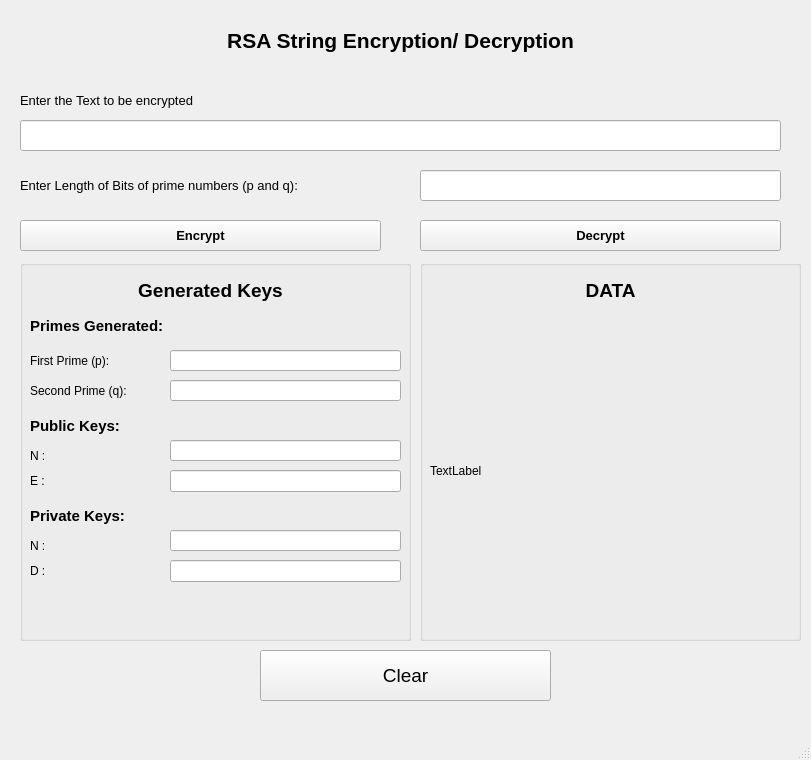
<?xml version="1.0" encoding="UTF-8"?>
<ui version="4.0">
 <class>MainWindow</class>
 <widget class="QMainWindow" name="MainWindow">
  <property name="geometry">
   <rect>
    <x>0</x>
    <y>0</y>
    <width>811</width>
    <height>760</height>
   </rect>
  </property>
  <property name="windowTitle">
   <string>MainWindow</string>
  </property>
  <widget class="QWidget" name="centralwidget">
   <widget class="QLabel" name="mainHead">
    <property name="geometry">
     <rect>
      <x>110</x>
      <y>10</y>
      <width>581</width>
      <height>61</height>
     </rect>
    </property>
    <property name="font">
     <font>
      <pointsize>16</pointsize>
      <weight>75</weight>
      <bold>true</bold>
     </font>
    </property>
    <property name="text">
     <string>RSA String Encryption/ Decryption</string>
    </property>
    <property name="alignment">
     <set>Qt::AlignCenter</set>
    </property>
   </widget>
   <widget class="QLabel" name="label1">
    <property name="geometry">
     <rect>
      <x>20</x>
      <y>80</y>
      <width>781</width>
      <height>41</height>
     </rect>
    </property>
    <property name="font">
     <font>
      <pointsize>10</pointsize>
     </font>
    </property>
    <property name="text">
     <string>Enter the Text to be encrypted</string>
    </property>
   </widget>
   <widget class="QLineEdit" name="imageInput">
    <property name="geometry">
     <rect>
      <x>20</x>
      <y>120</y>
      <width>761</width>
      <height>31</height>
     </rect>
    </property>
   </widget>
   <widget class="QLabel" name="label2">
    <property name="geometry">
     <rect>
      <x>20</x>
      <y>160</y>
      <width>371</width>
      <height>51</height>
     </rect>
    </property>
    <property name="font">
     <font>
      <pointsize>10</pointsize>
     </font>
    </property>
    <property name="text">
     <string>Enter Length of Bits of prime numbers (p and q): </string>
    </property>
   </widget>
   <widget class="QGroupBox" name="groupBox">
    <property name="geometry">
     <rect>
      <x>20</x>
      <y>260</y>
      <width>391</width>
      <height>381</height>
     </rect>
    </property>
    <property name="title">
     <string/>
    </property>
    <widget class="QLabel" name="label">
     <property name="geometry">
      <rect>
       <x>10</x>
       <y>10</y>
       <width>361</width>
       <height>41</height>
      </rect>
     </property>
     <property name="font">
      <font>
       <pointsize>14</pointsize>
       <weight>75</weight>
       <bold>true</bold>
      </font>
     </property>
     <property name="text">
      <string>Generated Keys</string>
     </property>
     <property name="alignment">
      <set>Qt::AlignCenter</set>
     </property>
    </widget>
    <widget class="QLabel" name="label_2">
     <property name="geometry">
      <rect>
       <x>10</x>
       <y>50</y>
       <width>171</width>
       <height>31</height>
      </rect>
     </property>
     <property name="font">
      <font>
       <pointsize>11</pointsize>
       <weight>75</weight>
       <bold>true</bold>
      </font>
     </property>
     <property name="text">
      <string>Primes Generated:</string>
     </property>
    </widget>
    <widget class="QLabel" name="label_3">
     <property name="geometry">
      <rect>
       <x>10</x>
       <y>80</y>
       <width>131</width>
       <height>41</height>
      </rect>
     </property>
     <property name="font">
      <font>
       <pointsize>9</pointsize>
      </font>
     </property>
     <property name="text">
      <string>First Prime (p):</string>
     </property>
    </widget>
    <widget class="QLabel" name="label_4">
     <property name="geometry">
      <rect>
       <x>10</x>
       <y>110</y>
       <width>131</width>
       <height>41</height>
      </rect>
     </property>
     <property name="font">
      <font>
       <pointsize>9</pointsize>
      </font>
     </property>
     <property name="text">
      <string>Second Prime (q):</string>
     </property>
    </widget>
    <widget class="QLineEdit" name="p_show">
     <property name="geometry">
      <rect>
       <x>150</x>
       <y>90</y>
       <width>231</width>
       <height>21</height>
      </rect>
     </property>
    </widget>
    <widget class="QLineEdit" name="q_show">
     <property name="geometry">
      <rect>
       <x>150</x>
       <y>120</y>
       <width>231</width>
       <height>21</height>
      </rect>
     </property>
    </widget>
    <widget class="QLabel" name="label_5">
     <property name="geometry">
      <rect>
       <x>10</x>
       <y>150</y>
       <width>171</width>
       <height>31</height>
      </rect>
     </property>
     <property name="font">
      <font>
       <pointsize>11</pointsize>
       <weight>75</weight>
       <bold>true</bold>
      </font>
     </property>
     <property name="text">
      <string>Public Keys:</string>
     </property>
    </widget>
    <widget class="QLabel" name="label_6">
     <property name="geometry">
      <rect>
       <x>10</x>
       <y>180</y>
       <width>91</width>
       <height>31</height>
      </rect>
     </property>
     <property name="font">
      <font>
       <pointsize>9</pointsize>
      </font>
     </property>
     <property name="text">
      <string>N :</string>
     </property>
    </widget>
    <widget class="QLineEdit" name="n_show_1">
     <property name="geometry">
      <rect>
       <x>150</x>
       <y>180</y>
       <width>231</width>
       <height>21</height>
      </rect>
     </property>
    </widget>
    <widget class="QLabel" name="label_7">
     <property name="geometry">
      <rect>
       <x>10</x>
       <y>210</y>
       <width>55</width>
       <height>21</height>
      </rect>
     </property>
     <property name="font">
      <font>
       <pointsize>9</pointsize>
      </font>
     </property>
     <property name="text">
      <string>E :</string>
     </property>
    </widget>
    <widget class="QLineEdit" name="e_show">
     <property name="geometry">
      <rect>
       <x>150</x>
       <y>210</y>
       <width>231</width>
       <height>22</height>
      </rect>
     </property>
    </widget>
    <widget class="QLabel" name="label_8">
     <property name="geometry">
      <rect>
       <x>10</x>
       <y>240</y>
       <width>171</width>
       <height>31</height>
      </rect>
     </property>
     <property name="font">
      <font>
       <pointsize>11</pointsize>
       <weight>75</weight>
       <bold>true</bold>
      </font>
     </property>
     <property name="text">
      <string>Private Keys:</string>
     </property>
    </widget>
    <widget class="QLabel" name="label_9">
     <property name="geometry">
      <rect>
       <x>10</x>
       <y>270</y>
       <width>91</width>
       <height>31</height>
      </rect>
     </property>
     <property name="font">
      <font>
       <pointsize>9</pointsize>
      </font>
     </property>
     <property name="text">
      <string>N :</string>
     </property>
    </widget>
    <widget class="QLineEdit" name="n_show">
     <property name="geometry">
      <rect>
       <x>150</x>
       <y>270</y>
       <width>231</width>
       <height>21</height>
      </rect>
     </property>
    </widget>
    <widget class="QLabel" name="label_10">
     <property name="geometry">
      <rect>
       <x>10</x>
       <y>300</y>
       <width>55</width>
       <height>21</height>
      </rect>
     </property>
     <property name="font">
      <font>
       <pointsize>9</pointsize>
      </font>
     </property>
     <property name="text">
      <string>D :</string>
     </property>
    </widget>
    <widget class="QLineEdit" name="d_show">
     <property name="geometry">
      <rect>
       <x>150</x>
       <y>300</y>
       <width>231</width>
       <height>22</height>
      </rect>
     </property>
    </widget>
   </widget>
   <widget class="QPushButton" name="encryptBtn">
    <property name="geometry">
     <rect>
      <x>20</x>
      <y>220</y>
      <width>361</width>
      <height>31</height>
     </rect>
    </property>
    <property name="font">
     <font>
      <pointsize>10</pointsize>
      <weight>75</weight>
      <bold>true</bold>
     </font>
    </property>
    <property name="cursor">
     <cursorShape>ArrowCursor</cursorShape>
    </property>
    <property name="text">
     <string>Encrypt</string>
    </property>
    <property name="autoDefault">
     <bool>false</bool>
    </property>
   </widget>
   <widget class="QPushButton" name="decryptBtn">
    <property name="geometry">
     <rect>
      <x>420</x>
      <y>220</y>
      <width>361</width>
      <height>31</height>
     </rect>
    </property>
    <property name="font">
     <font>
      <pointsize>10</pointsize>
      <weight>75</weight>
      <bold>true</bold>
     </font>
    </property>
    <property name="text">
     <string>Decrypt</string>
    </property>
   </widget>
   <widget class="QGroupBox" name="groupBox_2">
    <property name="geometry">
     <rect>
      <x>420</x>
      <y>260</y>
      <width>381</width>
      <height>381</height>
     </rect>
    </property>
    <property name="title">
     <string/>
    </property>
    <widget class="QLabel" name="label_12">
     <property name="geometry">
      <rect>
       <x>10</x>
       <y>10</y>
       <width>361</width>
       <height>41</height>
      </rect>
     </property>
     <property name="font">
      <font>
       <pointsize>14</pointsize>
       <weight>75</weight>
       <bold>true</bold>
      </font>
     </property>
     <property name="text">
      <string>DATA</string>
     </property>
     <property name="alignment">
      <set>Qt::AlignCenter</set>
     </property>
    </widget>
    <widget class="QLabel" name="outData">
     <property name="geometry">
      <rect>
       <x>10</x>
       <y>50</y>
       <width>361</width>
       <height>321</height>
      </rect>
     </property>
     <property name="font">
      <font>
       <pointsize>9</pointsize>
      </font>
     </property>
     <property name="text">
      <string>TextLabel</string>
     </property>
    </widget>
   </widget>
   <widget class="QLineEdit" name="lineEdit">
    <property name="geometry">
     <rect>
      <x>420</x>
      <y>170</y>
      <width>361</width>
      <height>31</height>
     </rect>
    </property>
   </widget>
   <widget class="QPushButton" name="clearBtn">
    <property name="geometry">
     <rect>
      <x>260</x>
      <y>650</y>
      <width>291</width>
      <height>51</height>
     </rect>
    </property>
    <property name="font">
     <font>
      <pointsize>14</pointsize>
     </font>
    </property>
    <property name="text">
     <string>Clear</string>
    </property>
   </widget>
  </widget>
  <widget class="QMenuBar" name="menubar">
   <property name="geometry">
    <rect>
     <x>0</x>
     <y>0</y>
     <width>811</width>
     <height>26</height>
    </rect>
   </property>
  </widget>
  <widget class="QStatusBar" name="statusbar"/>
 </widget>
 <resources/>
 <connections/>
</ui>
